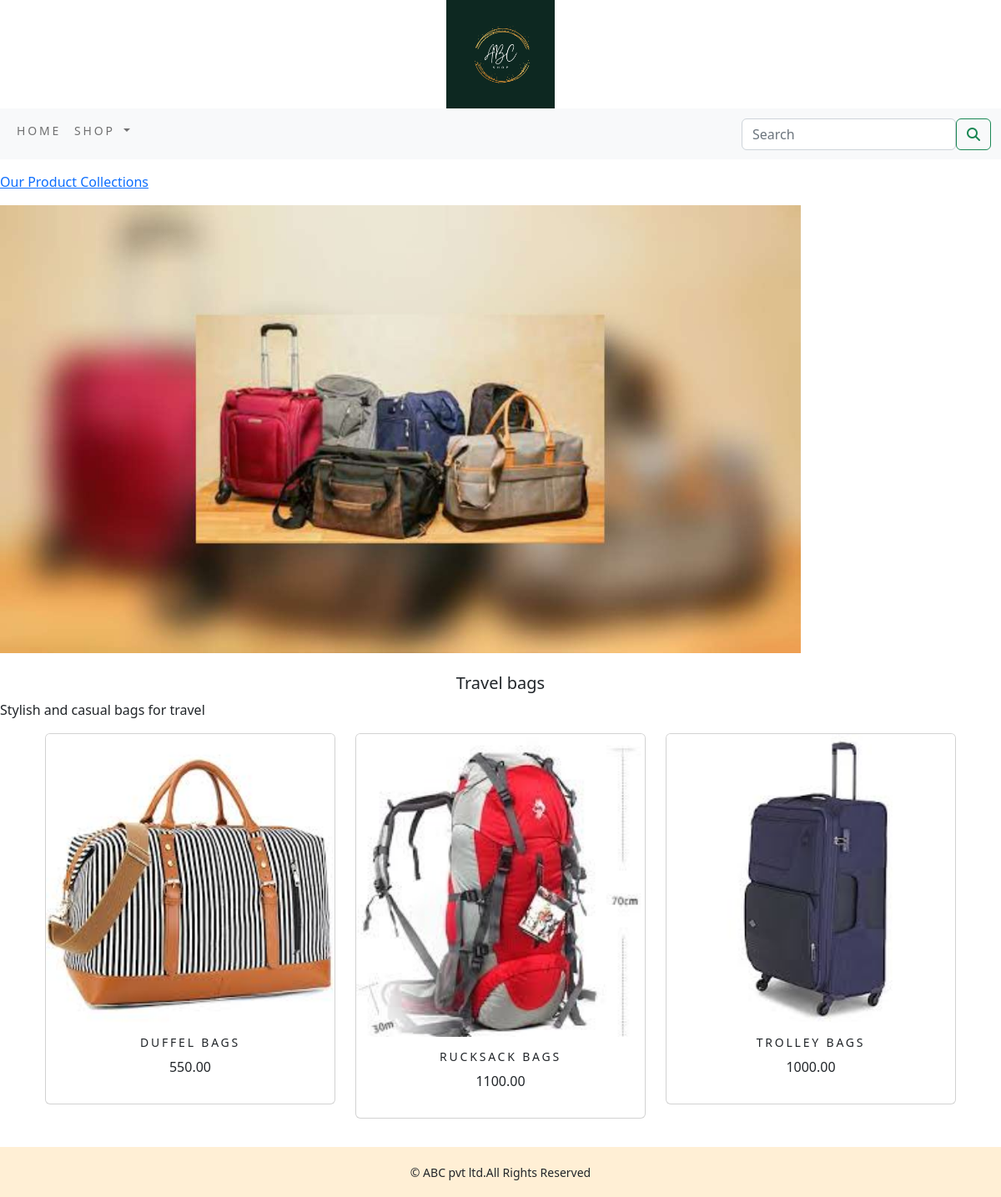
The page /shop/travel-bags/ on the database its author committed.
### shopapp/models.py (models this page shows, shortened)
class Category(models.Model):
    name=models.CharField(max_length=250,unique=True)
    slug=models.SlugField(max_length=250,unique=True)
    description=models.TextField(blank=True)
    image=models.ImageField(upload_to='category',blank=True)
    class Meta:
        ordering=('name',)
        verbose_name='category'
        verbose_name_plural='categories'
    def get_url(self):
       return reverse('shopapp:products_by_category',args=[self.slug])

class Product(models.Model):
    name=models.CharField(max_length=250,unique=True)
    slug=models.SlugField(max_length=250,unique=True)
    description = models.TextField(blank=True)
    price=models.DecimalField(max_digits=10,decimal_places=2)
    category=models.ForeignKey(Category,on_delete=models.CASCADE)
    image=models.ImageField(upload_to='product',blank=True)
    stock=models.IntegerField()
    available=models.BooleanField(default=True)
    created=models.DateTimeField(auto_now_add=True)
    updated=models.DateTimeField(auto_now=True)
    def get_url(self):
        return reverse('shopapp:prodCatDetail',args=[self.category.slug,self.slug])
    class Meta:
        ordering = ('name',)
        verbose_name = 'product'
        verbose_name_plural = 'products'

### shopapp/views.py (the view)
# urls.py: path('',views.allProdCat,name='allProdCat'),
def allProdCat(request,c_slug=None):
    c_page=None
    products_list=None
    if c_slug!=None:
        c_page=get_object_or_404(Category,slug=c_slug)
        products_list=Product.objects.all().filter(category=c_page,available=True)
    else:
        products_list=Product.objects.all().filter(available=True)
    paginator=Paginator(products_list,6)
    try:
        page=int(request.GET.get('page','1'))
    except:
        page=1
    try:
        products=paginator.page(page)
    except (EmptyPage,InvalidPage):
        products=paginator.page(paginator.num_pages)
    return render(request,"category.html",{'category':c_page,'products':products})

### cart_app/context_processors.py (called while the page is built)
def counter(request):
    item_count= 0
    if 'admin' in request.path:
        return {}
    else:
        try:
            cart=Cart.objects.filter(cart_id=_cart_id(request))
            cart_items=CartItem.objects.all().filter(cart=cart[:1])
            for cart_item in cart_items:
                item_count += cart_item.quantity
        except Cart.DoesNotExist:
            item_count=0
    return dict(item_count=item_count)

### cart_app/views.py (called while the page is built)
def _cart_id(request):
    cart=request.session.session_key
    if not cart:
        cart=request.session.create()
    return cart

### shopapp/context_processors.py (called while the page is built)
def menu_links(request):
    links=Category.objects.all()
    return dict(links=links)

### templates/category.html (shortened to what this page needs)
{% extends 'base.html' %}
{% load static %}
{% block content %}
     {% if category %}
        <div>
          <div class="row my_row_class">
              <div class="mx-auto">
            <p> <a href="{% url 'shopapp:allProdCat' %}">Our Product Collections</a></p>
          </div>
              </div>
        </div>
     {% endif %}
      <div class="mx-auto">
        {% if category %}
        <img class="my_catagory_image"  src="{{category.image.url}}" alt="{{category.name}}">
      </div>
      <br>
      <div>
          <h1 class="text-center my_title">{{category.name}}</h1>
          <p class="text-justify">{{category.description}}</p>
      </div>
        {% endif %}
      <div class="container">
          <div class="row mx-auto">
              {% for product in products.object_list %}
              <div class="my_bottom_margin col-9 col-sm-12 col-md-4 col-lg-4">
                  <div class="card text-center" style="min-width:18rem;">
                      <a href="{{product.get_url}}"><img class="card-img-top my_image"   src="{{product.image.url}}" alt="{{product.name}}" width="300px;"></a>
                      <div class="card-body">
                          <h4>{{product.name}}</h4>
                          <p>{{product.price}}</p>
                      </div>
                  </div>
              </div>
              {% endfor %}
          </div>
          <br>
      </div>
{% endblock %}

### static/css/custom.css (style rules this page uses)
body { font-family: 'Arima'; }
.my_row_class { padding-top:15px; }
.my_image { width:100%; height:auto; }
.my_catagory_image { width:80%; height:40%; }
.my_bottom_margin { margin-bottom:10px; }
.card-body h4 { font-size:14px; text-transform:uppercase; letter-spacing: .2em; }
.my_title { font-size:20px; }

### rows shown on the page
Category: image (picture), name "Travel bags", description "Stylish and casual bags for travel"
Product: image (picture), name "DUFFEL BAGS", price "550.00"
Product: image (picture), name "RUCKSACK BAGS", price "1100.00"
Product: image (picture), name "TROLLEY BAGS", price "1000.00"
